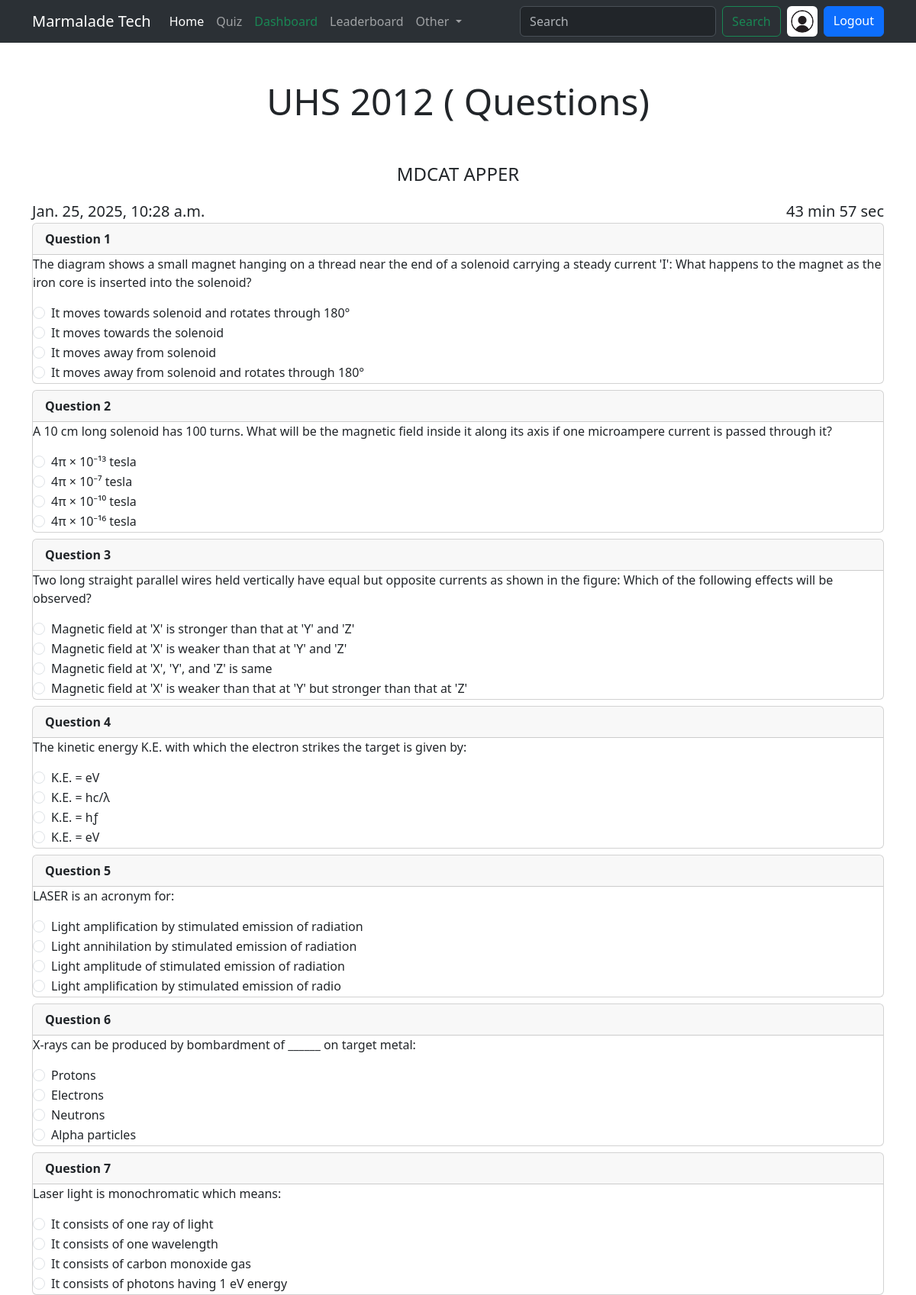
The app's page /quiz/5 (signed in, upper part) with its own data.
### account/models.py (models this page shows, shortened)
class Profile(models.Model):
    user=models.OneToOneField(User,on_delete=models.CASCADE,null=True,verbose_name='User Object')
    bio=models.TextField(blank=True,null=True)
    profile_img=models.ImageField(upload_to='profile_images',default='user.jpg',blank=True,null=True,verbose_name='Profile picture')
    location=models.CharField(max_length=100,blank=True,null=True)
    GENDER={
        ('Male','Male'),
        ('Female','Female'),
        ('Other','Other')
    }
    gender=models.CharField(max_length=6, choices=GENDER,blank=True,null=True)

### quiz/models.py (models this page shows, shortened)
class Quiz(models.Model):
    title=models.CharField(max_length=255)
    description=models.TextField()
    category=models.ForeignKey(Category,on_delete=models.CASCADE)
    quiz_file=models.FileField(upload_to='quiz/')
    created_at=models.DateTimeField(auto_now_add=True)
    updated_at=models.DateTimeField(auto_now=True)
    class Meta:
        verbose_name_plural='Quizzes'

class Question(models.Model):
    quiz=models.ForeignKey(Quiz,on_delete=models.CASCADE)
    text=models.TextField()
    explanation=models.TextField(blank=True,null=True)
    image=models.ImageField(upload_to='questions/',blank=True,null=True)

class Choice(models.Model):
    question=models.ForeignKey(Question,on_delete=models.CASCADE)
    text=models.CharField(max_length=255)
    is_correct=models.BooleanField(default=False)

### quiz/views.py (the view, shortened to what this page needs)
# urls.py: path('<int:quiz_id>',views.quiz_view,name='quiz'),
@login_required(login_url='login')
def quiz_view(request, quiz_id):
    user_object = User.objects.get(username=request.user)
    user_profile = Profile.objects.get(user=user_object)
    quiz = Quiz.objects.filter(id=quiz_id).first()
    if quiz is None:
        return redirect('all_quiz')
    total_questions = quiz.question_set.all().count()
    questions = quiz.question_set.all()
    context = {
        "user_profile": user_profile,
        "quiz": quiz,
        "questions": questions,
        "show_explanation": False  # Do not show explanations initially
    }
    return render(request, 'quiz.html', context)

### templates/quiz.html (shortened to what this page needs)
{% extends 'index.html' %}
{% block content %}
<h1 class="display-5 text-center my-5">{{ quiz.title }} ({{ total_questions }} Questions)</h1>
<p class="fs-4 text-center container">{{ quiz.description }}</p>
<div class="container">
    <div class="d-flex justify-content-between">
        <span class="fs-5">{{ quiz.created_at }}</span>
        <span class="fs-5" id="timer">timer</span>
    </div>
    <div class="questions">
        {% for question in quiz.question_set.all %}
        <div class="card mb-2 question">
            <div class="card-header fw-bold">
                Question {{ forloop.counter }}
            </div>
            <div class="cardBody">
                <p class="card-txt">{{ question.text }}</p>
                {% for option in question.choice_set.all %}
                <div class="form-check">
                    <label class="form-check-label" for="{{ option.id }}">
                        <input class="form-check-input" value="{{ option.text }}" type="radio" name="{{ question.id }}" id="{{ option.id }}">
                        {{ option.text }}
                    </label>
                </div>
                {% endfor %}
            </div>
        </div>
        {% endfor %}
    </div>
</div>
{% endblock content %}

### templates/components/navbar.html (shortened to what this page needs)
<nav class="navbar navbar-expand-lg bg-body-tertiary bg-primary d-none d-lg-block"  data-bs-theme="dark">
    <div class="container">
        <a class="navbar-brand" href="{% url 'home' %}">Marmalade Tech</a>
        <div class="collapse navbar-collapse" id="navbarSupportedContent">
            <ul class="navbar-nav me-auto mb-2 mb-lg-0">
                <li class="nav-item">
                    <a class="nav-link active" aria-current="page" href="{% url 'home' %}">Home</a>
                </li>
                <li class="nav-item">
                    <a class="nav-link" href="{% url 'all_quiz'%}">Quiz</a>
                </li>
                {% if request.user.is_superuser %}
                <li class="nav-item">
                    <a class="nav-link text-success" href="{% url 'dashboard' %}">Dashboard</a>
                </li>
                {% endif %}
                <li class="nav-item">
                    <a class="nav-link" href="{% url 'leaderboard' %}">Leaderboard</a>
                </li>
                <li class="nav-item dropdown">
                    <a class="nav-link dropdown-toggle" href="#" role="button" data-bs-toggle="dropdown"
                        aria-expanded="false">
                        Other
                    </a>
                </li>
            </ul>
            <form class="d-flex" role="search" method="GET" action="{% url 'search-users' %}" >
                <input class="form-control me-2" type="text" name="q" placeholder="Search" aria-label="Search">
                <button class="btn btn-outline-success" type="submit">Search</button>
                {% if request.user.is_authenticated %}
                <a href="{% url 'profile' request.user.username %}"  data-bs-toggle="tooltip" data-bs-placement="bottom" data-bs-title="@{{request.user.username}}"" class="mx-2">
                    <img src="{{user_profile.profile_img.url}}" class="rounded circle" width="40" height="40" alt="profile_img">
                </a>
                <a href="{% url 'logout' %}" class="btn btn-primary">Logout</a>
                {% else %}
                <a href="{% url 'login' %}" class="btn btn-primary ms-2">Login</a>
                {% endif %}
            </form>
        </div>
    </div>
</nav>

### static/css/style.css (style rules this page uses)
* { font-family: 'Segoe UI', Tahoma, Geneva, Verdana, sans-serif; }

### records on screen
Profile: profile_img (placeholder picture)
Quiz: title "UHS 2012", description "MDCAT APPER", created_at "Jan. 25, 2025, 10:28 a.m."
Question: text "The diagram shows a small magnet hanging on a thread near the end of a solenoid carrying a steady current 'I': What happens to the magnet as the iron core is inserted into the solenoid?"
Choice: text "It moves towards solenoid and rotates through 180°"
Choice: text "It moves towards the solenoid"
Choice: text "It moves away from solenoid"
Choice: text "It moves away from solenoid and rotates through 180°"
Question: text "A 10 cm long solenoid has 100 turns. What will be the magnetic field inside it along its axis if one microampere current is passed through it?"
Choice: text "4π × 10⁻¹³ tesla"
Choice: text "4π × 10⁻⁷ tesla"
Choice: text "4π × 10⁻¹⁰ tesla"
Choice: text "4π × 10⁻¹⁶ tesla"
Question: text "Two long straight parallel wires held vertically have equal but opposite currents as shown in the figure: Which of the following effects will be observed?"
Choice: text "Magnetic field at 'X' is stronger than that at 'Y' and 'Z'"
Choice: text "Magnetic field at 'X' is weaker than that at 'Y' and 'Z'"
Choice: text "Magnetic field at 'X', 'Y', and 'Z' is same"
Choice: text "Magnetic field at 'X' is weaker than that at 'Y' but stronger than that at 'Z'"
Question: text "The kinetic energy K.E. with which the electron strikes the target is given by:"
Choice: text "K.E. = eV"
Choice: text "K.E. = hc/λ"
Choice: text "K.E. = hƒ"
Choice: text "K.E. = eV"
Question: text "LASER is an acronym for:"
Choice: text "Light amplification by stimulated emission of radiation"
Choice: text "Light annihilation by stimulated emission of radiation"
Choice: text "Light amplitude of stimulated emission of radiation"
Choice: text "Light amplification by stimulated emission of radio"
Question: text "X-rays can be produced by bombardment of ______ on target metal:"
Choice: text "Protons"
Choice: text "Electrons"
Choice: text "Neutrons"
Choice: text "Alpha particles"
Question: text "Laser light is monochromatic which means:"
Choice: text "It consists of one ray of light"
Choice: text "It consists of one wavelength"
Choice: text "It consists of carbon monoxide gas"
Choice: text "It consists of photons having 1 eV energy"
